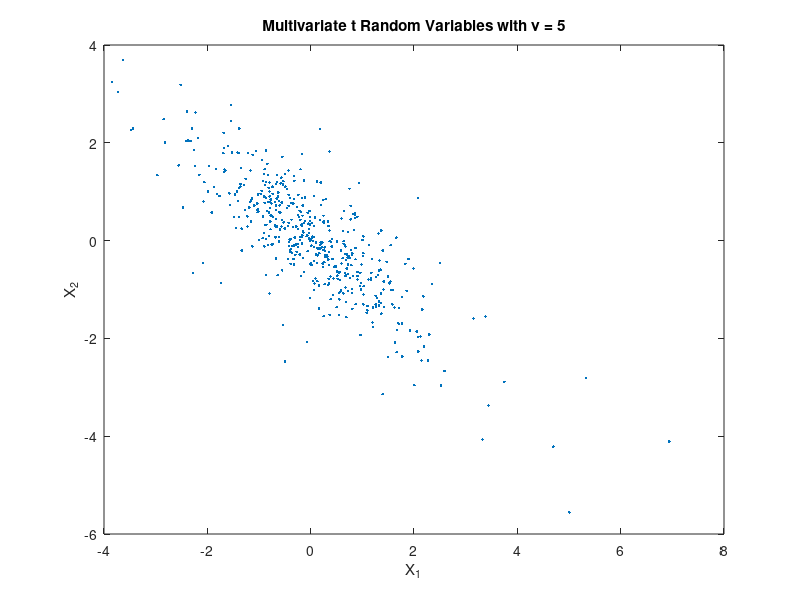

The MATLAB source for this figure:
% Example 4.11
% Computational Statistics Handbook with MATLAB, 2nd Edition
% Wendy L. and Angel R. Martinez

%Generate multivariate normal random variables.
R_correlation_matrix = [1 -.8; -.8 1];  % == normalized covariance matrix 
degrees_of_freedom = 5;
number_of_dimensions = 2;
number_of_samples = 500; 

%Generate n 2-D multivariate normal random variables, centered at 0, with covariance C:
C = chol(R_correlation_matrix);
X_multivariate_normal = randn(number_of_samples,number_of_dimensions)*C;

%Generate chi-square random variables and divide by the degrees of freedom:
X_chi_square = sqrt(chi2rnd(degrees_of_freedom,number_of_samples,1)./degrees_of_freedom);

%Divide to get the multivariate t random variables:
Xt = X_multivariate_normal./repmat(X_chi_square(:),1,number_of_dimensions);

%Do a scatterplot:
plot(Xt(:,1),Xt(:,2),'.');
xlabel('X_1');ylabel('X_2');
title('Multivariate t Random Variables with \nu = 5')

% Check the correlation using the following:
corrcoef(Xt)

 